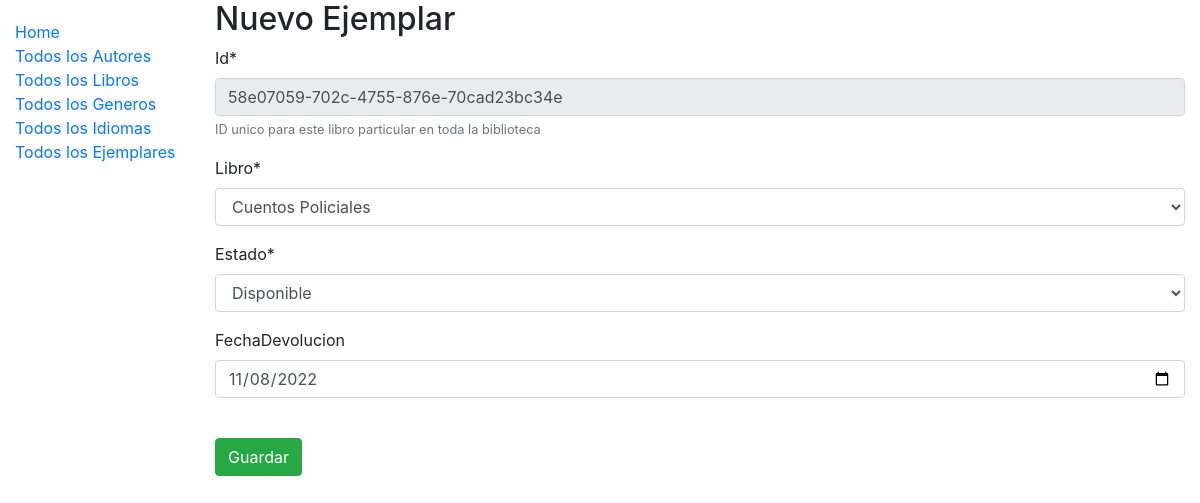
Page /catalogo/ejemplar/update/58e07059-702c-4755-876e-70cad23bc34e on the committed database.
### catalogo/models.py (models this page shows, shortened)
class Libro(models.Model):
    avatar = models.ImageField('Foto', upload_to="photos", null=True, blank=True)
    titulo = models.CharField(max_length=200)
    autor = models.ForeignKey(Autor, on_delete=models.SET_NULL, null=True)
    resumen = models.TextField(max_length=1000, help_text='Ingrese un resumen del libro')
    isbn = models.CharField('ISBN', max_length=13, help_text='13 caracteres <a href="https://www.isbn-international.org/content/what-isbn">ISBN number</a>')
    genero = models.ManyToManyField(Genero, help_text='Seleccione un genero (o varios) para el libro')
    idioma = models.ForeignKey(Idioma, on_delete=models.SET_NULL, null=True)
    def __str__(self) -> str:
        return self.titulo

class Ejemplar(models.Model):
    id = models.UUIDField(primary_key=True, default=uuid.uuid4, help_text='ID unico para este libro particular en toda la biblioteca')
    libro = models.ForeignKey(Libro, on_delete=models.SET_NULL, null=True)
    fechaDevolucion=models.DateField(null=True, blank=True)
    ESTADO_EJEMPLAR = (
        ('m', 'en Mantenimiento'),
        ('p', 'Prestado'),
        ('d', 'Disponible'),
        ('r', 'Reservado'),
    )
    estado = models.CharField(max_length=1, choices=ESTADO_EJEMPLAR, blank=True, default='d', help_text='Disponibilidad del ejemplar')
    class Meta:
        ordering = ["fechaDevolucion"]

### catalogo/views.py (the view)
# urls.py: path('ejemplar/update/<pk>', views.ejemplar_update, name='ejemplar_update'),
def ejemplar_update(request, pk):
    ejemplar = get_object_or_404(Ejemplar, pk=pk)
    if request.method == 'POST':
        form = EjemplarForm(request.POST)
        if form.is_valid():
            ejemplar.id = form.cleaned_data['id']
            ejemplar.libro = form.cleaned_data['libro']
            ejemplar.estado = form.cleaned_data['estado']
            ejemplar.fechaDevolucion = form.cleaned_data['fechaDevolucion']
            ejemplar.save()
            return redirect('ejemplares')
    else:
        form = EjemplarForm(instance=ejemplar)
    return render(request, 'ejemplar_new.html', {'formulario':form})

### catalogo/forms.py
class EjemplarForm(forms.ModelForm):
    def __init__(self, *args, **kwargs):
        super().__init__(*args, **kwargs)
        self.fields['id'].disabled = True
    estado = forms.ChoiceField(
        widget = forms.Select,
        choices = ESTADO_EJEMPLAR,
        initial = 'd'
    )
    class Meta:
        model = Ejemplar
        fields = ('id', 'libro', 'estado', 'fechaDevolucion')
        widgets = {
            'fechaDevolucion':NumberInput(attrs={'type':'date'}),
        }

### catalogo/templates/ejemplar_new.html (shortened to what this page needs)
{% extends "base.html" %}
{% load crispy_forms_tags %}
{% block content %}
    <h2>Nuevo Ejemplar</h2>
    <form method="POST" novalidate>
        <table>{{formulario|crispy}}</table>
        <br>
        <button type="submit" class="btn btn-success">Guardar</button>
    </form>
{% endblock %}

### rows in the picture
Libro: id "58e07059-702c-4755-876e-70cad23bc34e"
Ejemplar: libro "Cuentos Policiales", estado "Disponible", fechaDevolucion "11/08/2022"
